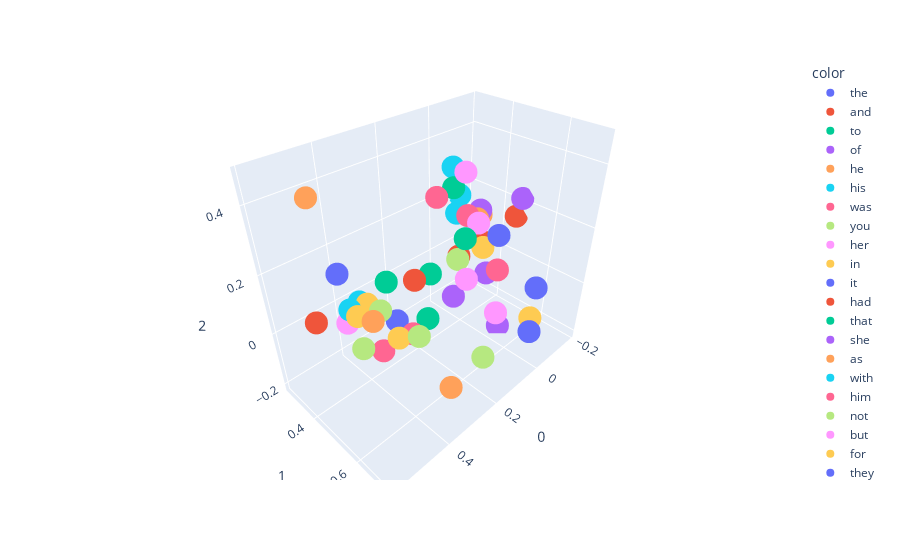

Notebook code for this chart:
### Code cell
import plotly.express as px
# fig = px.scatter_3d(X[: 500], x=0, y=1, z=2, color=y[:500]) # plot max 100 words together otherwise required more computational
fig = px.scatter_3d(X[: 50], x=0, y=1, z=2, color=y[:50])
fig.show()

### Figure 1 — Plotly figure (JSON) as saved in the notebook; plotly's stock layout.template omitted (floating-point values rounded to 4 significant figures)
{"data": [{"hovertemplate": "color=the<br>0=%{x}<br>1=%{y}<br>2=%{z}<extra></extra>", "legendgroup": "the", "marker": {"color": "#636efa", "symbol": "circle"}, "mode": "markers", "name": "the", "scene": "scene", "showlegend": true, "type": "scatter3d", "x": [-0.1551], "y": [0.5948], "z": [-0.06525]}, {"hovertemplate": "color=and<br>0=%{x}<br>1=%{y}<br>2=%{z}<extra></extra>", "legendgroup": "and", "marker": {"color": "#EF553B", "symbol": "circle"}, "mode": "markers", "name": "and", "scene": "scene", "showlegend": true, "type": "scatter3d", "x": [-0.1635], "y": [0.3473], "z": [0.003401]}, {"hovertemplate": "color=to<br>0=%{x}<br>1=%{y}<br>2=%{z}<extra></extra>", "legendgroup": "to", "marker": {"color": "#00cc96", "symbol": "circle"}, "mode": "markers", "name": "to", "scene": "scene", "showlegend": true, "type": "scatter3d", "x": [0.3095], "y": [0.5713], "z": [0.2158]}, {"hovertemplate": "color=of<br>0=%{x}<br>1=%{y}<br>2=%{z}<extra></extra>", "legendgroup": "of", "marker": {"color": "#ab63fa", "symbol": "circle"}, "mode": "markers", "name": "of", "scene": "scene", "showlegend": true, "type": "scatter3d", "x": [-0.001329], "y": [0.3632], "z": [-0.1437]}, {"hovertemplate": "color=he<br>0=%{x}<br>1=%{y}<br>2=%{z}<extra></extra>", "legendgroup": "he", "marker": {"color": "#FFA15A", "symbol": "circle"}, "mode": "markers", "name": "he", "scene": "scene", "showlegend": true, "type": "scatter3d", "x": [0.1209], "y": [0.5576], "z": [0.2929]}, {"hovertemplate": "color=his<br>0=%{x}<br>1=%{y}<br>2=%{z}<extra></extra>", "legendgroup": "his", "marker": {"color": "#19d3f3", "symbol": "circle"}, "mode": "markers", "name": "his", "scene": "scene", "showlegend": true, "type": "scatter3d", "x": [-0.03207], "y": [0.3218], "z": [0.3188]}, {"hovertemplate": "color=was<br>0=%{x}<br>1=%{y}<br>2=%{z}<extra></extra>", "legendgroup": "was", "marker": {"color": "#FF6692", "symbol": "circle"}, "mode": "markers", "name": "was", "scene": "scene", "showlegend": true, "type": "scatter3d", "x": [0.1135], "y": [0.397], "z": [0.2953]}, {"hovertemplate": "color=you<br>0=%{x}<br>1=%{y}<br>2=%{z}<extra></extra>", "legendgroup": "you", "marker": {"color": "#B6E880", "symbol": "circle"}, "mode": "markers", "name": "you", "scene": "scene", "showlegend": true, "type": "scatter3d", "x": [0.5619], "y": [0.6172], "z": [0.1628]}, {"hovertemplate": "color=her<br>0=%{x}<br>1=%{y}<br>2=%{z}<extra></extra>", "legendgroup": "her", "marker": {"color": "#FF97FF", "symbol": "circle"}, "mode": "markers", "name": "her", "scene": "scene", "showlegend": true, "type": "scatter3d", "x": [0.01199], "y": [0.4142], "z": [0.3455]}, {"hovertemplate": "color=in<br>0=%{x}<br>1=%{y}<br>2=%{z}<extra></extra>", "legendgroup": "in", "marker": {"color": "#FECB52", "symbol": "circle"}, "mode": "markers", "name": "in", "scene": "scene", "showlegend": true, "type": "scatter3d", "x": [-0.05659], "y": [0.4376], "z": [0.06817]}, {"hovertemplate": "color=it<br>0=%{x}<br>1=%{y}<br>2=%{z}<extra></extra>", "legendgroup": "it", "marker": {"color": "#636efa", "symbol": "circle"}, "mode": "markers", "name": "it", "scene": "scene", "showlegend": true, "type": "scatter3d", "x": [0.1136], "y": [0.6269], "z": [0.2682]}, {"hovertemplate": "color=had<br>0=%{x}<br>1=%{y}<br>2=%{z}<extra></extra>", "legendgroup": "had", "marker": {"color": "#EF553B", "symbol": "circle"}, "mode": "markers", "name": "had", "scene": "scene", "showlegend": true, "type": "scatter3d", "x": [0.1334], "y": [0.5061], "z": [0.1563]}, {"hovertemplate": "color=that<br>0=%{x}<br>1=%{y}<br>2=%{z}<extra></extra>", "legendgroup": "that", "marker": {"color": "#00cc96", "symbol": "circle"}, "mode": "markers", "name": "that", "scene": "scene", "showlegend": true, "type": "scatter3d", "x": [0.3451], "y": [0.5975], "z": [0.1067]}, {"hovertemplate": "color=she<br>0=%{x}<br>1=%{y}<br>2=%{z}<extra></extra>", "legendgroup": "she", "marker": {"color": "#ab63fa", "symbol": "circle"}, "mode": "markers", "name": "she", "scene": "scene", "showlegend": true, "type": "scatter3d", "x": [0.08312], "y": [0.5357], "z": [0.2962]}, {"hovertemplate": "color=as<br>0=%{x}<br>1=%{y}<br>2=%{z}<extra></extra>", "legendgroup": "as", "marker": {"color": "#FFA15A", "symbol": "circle"}, "mode": "markers", "name": "as", "scene": "scene", "showlegend": true, "type": "scatter3d", "x": [0.02123], "y": [0.4866], "z": [0.2392]}, {"hovertemplate": "color=with<br>0=%{x}<br>1=%{y}<br>2=%{z}<extra></extra>", "legendgroup": "with", "marker": {"color": "#19d3f3", "symbol": "circle"}, "mode": "markers", "name": "with", "scene": "scene", "showlegend": true, "type": "scatter3d", "x": [-0.1278], "y": [0.2655], "z": [0.1697]}, {"hovertemplate": "color=him<br>0=%{x}<br>1=%{y}<br>2=%{z}<extra></extra>", "legendgroup": "him", "marker": {"color": "#FF6692", "symbol": "circle"}, "mode": "markers", "name": "him", "scene": "scene", "showlegend": true, "type": "scatter3d", "x": [0.1367], "y": [0.5369], "z": [0.3008]}, {"hovertemplate": "color=not<br>0=%{x}<br>1=%{y}<br>2=%{z}<extra></extra>", "legendgroup": "not", "marker": {"color": "#B6E880", "symbol": "circle"}, "mode": "markers", "name": "not", "scene": "scene", "showlegend": true, "type": "scatter3d", "x": [0.4736], "y": [0.5724], "z": [0.1934]}, {"hovertemplate": "color=but<br>0=%{x}<br>1=%{y}<br>2=%{z}<extra></extra>", "legendgroup": "but", "marker": {"color": "#FF97FF", "symbol": "circle"}, "mode": "markers", "name": "but", "scene": "scene", "showlegend": true, "type": "scatter3d", "x": [0.2369], "y": [0.6281], "z": [0.1913]}, {"hovertemplate": "color=for<br>0=%{x}<br>1=%{y}<br>2=%{z}<extra></extra>", "legendgroup": "for", "marker": {"color": "#FECB52", "symbol": "circle"}, "mode": "markers", "name": "for", "scene": "scene", "showlegend": true, "type": "scatter3d", "x": [0.4631], "y": [0.5058], "z": [0.1695]}, {"hovertemplate": "color=they<br>0=%{x}<br>1=%{y}<br>2=%{z}<extra></extra>", "legendgroup": "they", "marker": {"color": "#636efa", "symbol": "circle"}, "mode": "markers", "name": "they", "scene": "scene", "showlegend": true, "type": "scatter3d", "x": [0.03815], "y": [0.7096], "z": [-0.06273]}, {"hovertemplate": "color=is<br>0=%{x}<br>1=%{y}<br>2=%{z}<extra></extra>", "legendgroup": "is", "marker": {"color": "#EF553B", "symbol": "circle"}, "mode": "markers", "name": "is", "scene": "scene", "showlegend": true, "type": "scatter3d", "x": [0.5867], "y": [0.4683], "z": [0.1617]}, {"hovertemplate": "color=at<br>0=%{x}<br>1=%{y}<br>2=%{z}<extra></extra>", "legendgroup": "at", "marker": {"color": "#00cc96", "symbol": "circle"}, "mode": "markers", "name": "at", "scene": "scene", "showlegend": true, "type": "scatter3d", "x": [0.05275], "y": [0.4052], "z": [0.3073]}, {"hovertemplate": "color=on<br>0=%{x}<br>1=%{y}<br>2=%{z}<extra></extra>", "legendgroup": "on", "marker": {"color": "#ab63fa", "symbol": "circle"}, "mode": "markers", "name": "on", "scene": "scene", "showlegend": true, "type": "scatter3d", "x": [-0.1812], "y": [0.4859], "z": [0.2172]}, {"hovertemplate": "color=said<br>0=%{x}<br>1=%{y}<br>2=%{z}<extra></extra>", "legendgroup": "said", "marker": {"color": "#FFA15A", "symbol": "circle"}, "mode": "markers", "name": "said", "scene": "scene", "showlegend": true, "type": "scatter3d", "x": [0.5539], "y": [0.4566], "z": [0.4751]}, {"hovertemplate": "color=my<br>0=%{x}<br>1=%{y}<br>2=%{z}<extra></extra>", "legendgroup": "my", "marker": {"color": "#19d3f3", "symbol": "circle"}, "mode": "markers", "name": "my", "scene": "scene", "showlegend": true, "type": "scatter3d", "x": [0.5062], "y": [0.4931], "z": [0.1687]}, {"hovertemplate": "color=have<br>0=%{x}<br>1=%{y}<br>2=%{z}<extra></extra>", "legendgroup": "have", "marker": {"color": "#FF6692", "symbol": "circle"}, "mode": "markers", "name": "have", "scene": "scene", "showlegend": true, "type": "scatter3d", "x": [0.4186], "y": [0.6223], "z": [0.118]}, {"hovertemplate": "color=be<br>0=%{x}<br>1=%{y}<br>2=%{z}<extra></extra>", "legendgroup": "be", "marker": {"color": "#B6E880", "symbol": "circle"}, "mode": "markers", "name": "be", "scene": "scene", "showlegend": true, "type": "scatter3d", "x": [0.4194], "y": [0.6449], "z": [0.1246]}, {"hovertemplate": "color=lord<br>0=%{x}<br>1=%{y}<br>2=%{z}<extra></extra>", "legendgroup": "lord", "marker": {"color": "#FF97FF", "symbol": "circle"}, "mode": "markers", "name": "lord", "scene": "scene", "showlegend": true, "type": "scatter3d", "x": [0.4784], "y": [0.431], "z": [0.0706]}, {"hovertemplate": "color=them<br>0=%{x}<br>1=%{y}<br>2=%{z}<extra></extra>", "legendgroup": "them", "marker": {"color": "#FECB52", "symbol": "circle"}, "mode": "markers", "name": "them", "scene": "scene", "showlegend": true, "type": "scatter3d", "x": [0.01605], "y": [0.6924], "z": [-0.03277]}, {"hovertemplate": "color=no<br>0=%{x}<br>1=%{y}<br>2=%{z}<extra></extra>", "legendgroup": "no", "marker": {"color": "#636efa", "symbol": "circle"}, "mode": "markers", "name": "no", "scene": "scene", "showlegend": true, "type": "scatter3d", "x": [0.395], "y": [0.5345], "z": [0.09142]}, {"hovertemplate": "color=from<br>0=%{x}<br>1=%{y}<br>2=%{z}<extra></extra>", "legendgroup": "from", "marker": {"color": "#EF553B", "symbol": "circle"}, "mode": "markers", "name": "from", "scene": "scene", "showlegend": true, "type": "scatter3d", "x": [-0.1834], "y": [0.4666], "z": [0.1449]}, {"hovertemplate": "color=would<br>0=%{x}<br>1=%{y}<br>2=%{z}<extra></extra>", "legendgroup": "would", "marker": {"color": "#00cc96", "symbol": "circle"}, "mode": "markers", "name": "would", "scene": "scene", "showlegend": true, "type": "scatter3d", "x": [0.4174], "y": [0.5291], "z": [0.225]}, {"hovertemplate": "color=were<br>0=%{x}<br>1=%{y}<br>2=%{z}<extra></extra>", "legendgroup": "were", "marker": {"color": "#ab63fa", "symbol": "circle"}, "mode": "markers", "name": "were", "scene": "scene", "showlegend": true, "type": "scatter3d", "x": [-0.02136], "y": [0.485], "z": [0.008287]}, {"hovertemplate": "color=me<br>0=%{x}<br>1=%{y}<br>2=%{z}<extra></extra>", "legendgroup": "me", "marker": {"color": "#FFA15A", "symbol": "circle"}, "mode": "markers", "name": "me", "scene": "scene", "showlegend": true, "type": "scatter3d", "x": [0.5073], "y": [0.5861], "z": [0.1899]}, {"hovertemplate": "color=your<br>0=%{x}<br>1=%{y}<br>2=%{z}<extra></extra>", "legendgroup": "your", "marker": {"color": "#19d3f3", "symbol": "circle"}, "mode": "markers", "name": "your", "scene": "scene", "showlegend": true, "type": "scatter3d", "x": [0.4669], "y": [0.4783], "z": [0.1629]}, {"hovertemplate": "color=one<br>0=%{x}<br>1=%{y}<br>2=%{z}<extra></extra>", "legendgroup": "one", "marker": {"color": "#FF6692", "symbol": "circle"}, "mode": "markers", "name": "one", "scene": "scene", "showlegend": true, "type": "scatter3d", "x": [0.06255], "y": [0.5928], "z": [0.1156]}, {"hovertemplate": "color=all<br>0=%{x}<br>1=%{y}<br>2=%{z}<extra></extra>", "legendgroup": "all", "marker": {"color": "#B6E880", "symbol": "circle"}, "mode": "markers", "name": "all", "scene": "scene", "showlegend": true, "type": "scatter3d", "x": [0.2316], "y": [0.6947], "z": [-0.04245]}, {"hovertemplate": "color=when<br>0=%{x}<br>1=%{y}<br>2=%{z}<extra></extra>", "legendgroup": "when", "marker": {"color": "#FF97FF", "symbol": "circle"}, "mode": "markers", "name": "when", "scene": "scene", "showlegend": true, "type": "scatter3d", "x": [0.1397], "y": [0.5777], "z": [0.2958]}, {"hovertemplate": "color=will<br>0=%{x}<br>1=%{y}<br>2=%{z}<extra></extra>", "legendgroup": "will", "marker": {"color": "#FECB52", "symbol": "circle"}, "mode": "markers", "name": "will", "scene": "scene", "showlegend": true, "type": "scatter3d", "x": [0.5058], "y": [0.5225], "z": [0.1655]}, {"hovertemplate": "color=ser<br>0=%{x}<br>1=%{y}<br>2=%{z}<extra></extra>", "legendgroup": "ser", "marker": {"color": "#636efa", "symbol": "circle"}, "mode": "markers", "name": "ser", "scene": "scene", "showlegend": true, "type": "scatter3d", "x": [0.401], "y": [0.2834], "z": [0.1155]}, {"hovertemplate": "color=if<br>0=%{x}<br>1=%{y}<br>2=%{z}<extra></extra>", "legendgroup": "if", "marker": {"color": "#EF553B", "symbol": "circle"}, "mode": "markers", "name": "if", "scene": "scene", "showlegend": true, "type": "scatter3d", "x": [0.4165], "y": [0.6312], "z": [0.2833]}, {"hovertemplate": "color=so<br>0=%{x}<br>1=%{y}<br>2=%{z}<extra></extra>", "legendgroup": "so", "marker": {"color": "#00cc96", "symbol": "circle"}, "mode": "markers", "name": "so", "scene": "scene", "showlegend": true, "type": "scatter3d", "x": [0.1873], "y": [0.5756], "z": [0.2681]}, {"hovertemplate": "color=their<br>0=%{x}<br>1=%{y}<br>2=%{z}<extra></extra>", "legendgroup": "their", "marker": {"color": "#ab63fa", "symbol": "circle"}, "mode": "markers", "name": "their", "scene": "scene", "showlegend": true, "type": "scatter3d", "x": [-0.05063], "y": [0.5272], "z": [-0.2076]}, {"hovertemplate": "color=we<br>0=%{x}<br>1=%{y}<br>2=%{z}<extra></extra>", "legendgroup": "we", "marker": {"color": "#FFA15A", "symbol": "circle"}, "mode": "markers", "name": "we", "scene": "scene", "showlegend": true, "type": "scatter3d", "x": [0.3826], "y": [0.7182], "z": [-0.02569]}, {"hovertemplate": "color=could<br>0=%{x}<br>1=%{y}<br>2=%{z}<extra></extra>", "legendgroup": "could", "marker": {"color": "#19d3f3", "symbol": "circle"}, "mode": "markers", "name": "could", "scene": "scene", "showlegend": true, "type": "scatter3d", "x": [0.1174], "y": [0.479], "z": [0.278]}, {"hovertemplate": "color=are<br>0=%{x}<br>1=%{y}<br>2=%{z}<extra></extra>", "legendgroup": "are", "marker": {"color": "#FF6692", "symbol": "circle"}, "mode": "markers", "name": "are", "scene": "scene", "showlegend": true, "type": "scatter3d", "x": [0.4295], "y": [0.5119], "z": [-0.007883]}, {"hovertemplate": "color=man<br>0=%{x}<br>1=%{y}<br>2=%{z}<extra></extra>", "legendgroup": "man", "marker": {"color": "#B6E880", "symbol": "circle"}, "mode": "markers", "name": "man", "scene": "scene", "showlegend": true, "type": "scatter3d", "x": [0.1421], "y": [0.5101], "z": [0.1508]}, {"hovertemplate": "color=there<br>0=%{x}<br>1=%{y}<br>2=%{z}<extra></extra>", "legendgroup": "there", "marker": {"color": "#FF97FF", "symbol": "circle"}, "mode": "markers", "name": "there", "scene": "scene", "showlegend": true, "type": "scatter3d", "x": [0.1061], "y": [0.6313], "z": [0.004012]}, {"hovertemplate": "color=this<br>0=%{x}<br>1=%{y}<br>2=%{z}<extra></extra>", "legendgroup": "this", "marker": {"color": "#FECB52", "symbol": "circle"}, "mode": "markers", "name": "this", "scene": "scene", "showlegend": true, "type": "scatter3d", "x": [0.4493], "y": [0.6053], "z": [0.1127]}], "layout": {"legend": {"title": {"text": "color"}, "tracegroupgap": 0}, "margin": {"t": 60}, "scene": {"domain": {"x": [0, 1], "y": [0, 1]}, "xaxis": {"title": {"text": "0"}}, "yaxis": {"title": {"text": "1"}}, "zaxis": {"title": {"text": "2"}}}}}
